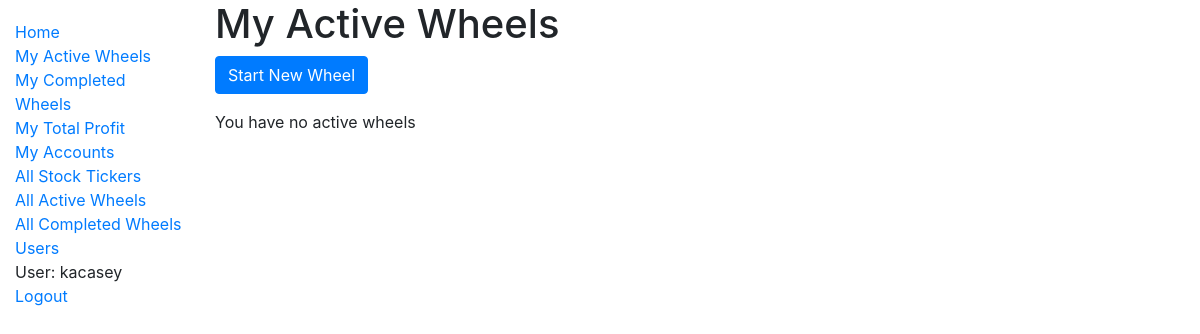
/catalog/my_active_wheels/ (signed in), run on an earlier commit of the app's database.
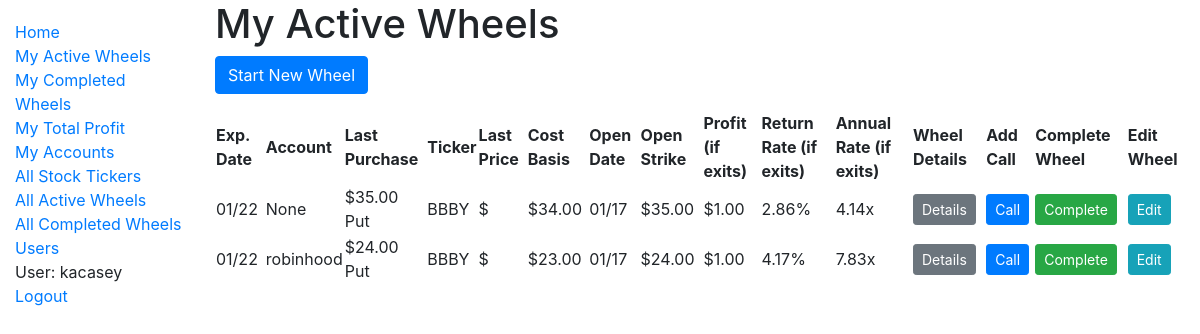
And on a later commit of the database.
### catalog/models.py (models this page shows, shortened)
class OptionWheel(models.Model):
    user = models.ForeignKey(
        settings.AUTH_USER_MODEL,
        on_delete=models.CASCADE,
        db_index=True,
    )
    stock_ticker = models.ForeignKey(
        'StockTicker',
        on_delete=models.CASCADE,
    )
    account = models.ForeignKey(
        Account,
        on_delete=models.SET_NULL,
        db_index=True,
        blank=True,
        null=True,
    )
    quantity = models.IntegerField(default=1)
    is_active = models.BooleanField(db_index=True)
    total_profit = models.DecimalField(max_digits=12, decimal_places=2, default=None, null=True)
    total_days_active = models.IntegerField(default=None, null=True)
    collatoral = models.DecimalField(max_digits=12, decimal_places=2, default=None, null=True)
    def get_all_option_purchases(self):
         return OptionPurchase.objects.filter(option_wheel=self.id).order_by('-expiration_date', '-purchase_date')
    def get_first_option_purchase(self):
        return OptionPurchase.objects.filter(option_wheel=self.id).order_by('purchase_date', 'expiration_date').first()
    def get_last_option_purchase(self):
        return OptionPurchase.objects.filter(option_wheel=self.id).order_by('purchase_date', 'expiration_date').last()
    def get_open_date(self):
        first = self.get_first_option_purchase()
        if first:
            return first.purchase_date.date()
        return datetime.min.date()
    def get_expiration_date(self):
        last_purchase = self.get_last_option_purchase()
        if last_purchase:
            return last_purchase.expiration_date
        return datetime.max.date()
    def is_expired(self):
        if not self.is_active:
            return False
        now = datetime.now()
        today = now.date()
        if now.hour >= MARKET_CLOSE_HOUR:
            return self.get_expiration_date() <= today
        return self.get_expiration_date() < today
    def get_cost_basis(self):
        purchases = self.get_all_option_purchases()
        if not purchases:
            return 'N/A'
        revenue = sum(purchase.premium for purchase in purchases)
        first_purchase = self.get_first_option_purchase()
        return first_purchase.strike - revenue
    def add_purchase_data(self):
        purchases = self.get_all_option_purchases()
        if purchases:
            cost_basis = self.get_cost_basis()
            first_purchase = self.get_first_option_purchase()
            last_purchase = self.get_last_option_purchase()
            profit_if_exits_here = last_purchase.strike - cost_basis
            days_active_so_far = busday_count_inclusive(
                first_purchase.purchase_date.date(),
                last_purchase.expiration_date,
            )
            decimal_rate_of_return = float(profit_if_exits_here / first_purchase.strike)
            annualized_rate_of_return_if_exits_here = compute_annualized_rate_of_return(decimal_rate_of_return, 1, days_active_so_far)
            self.cost_basis = cost_basis
            self.profit_if_exits_here = profit_if_exits_here
            self.days_active_so_far = days_active_so_far
            self.decimal_rate_of_return = decimal_rate_of_return
            self.annualized_rate_of_return_if_exits_here = annualized_rate_of_return_if_exits_here
            self.open_date = self.get_open_date().strftime('%m/%d')
            self.open_strike = first_purchase.strike
            self.expiration_date = self.get_expiration_date().strftime('%m/%d')
            self.last_purchase = last_purchase
            self.expired = self.is_expired()
            self.current_price = get_current_price(self.stock_ticker.name)
            self.purchases = purchases

class OptionPurchase(models.Model):
    user = models.ForeignKey(
        settings.AUTH_USER_MODEL,
        on_delete=models.CASCADE,
        db_index=True,
    )
    option_wheel = models.ForeignKey(
        'OptionWheel',
        on_delete=models.CASCADE,
        db_index=True,
    )
    purchase_date = models.DateTimeField()
    expiration_date = models.DateField()
    strike = models.DecimalField(max_digits=12, decimal_places=2)
    price_at_date = models.DecimalField(max_digits=12, decimal_places=2)
    premium = models.DecimalField(max_digits=12, decimal_places=2)
    class CallOrPut(models.TextChoices):
        CALL = 'C', _('Call')
        PUT = 'P', _('Put')
    call_or_put = models.CharField(
        max_length=1,
        choices=CallOrPut.choices,
        default=CallOrPut.PUT,
    )

class StockTicker(models.Model):
    name = models.CharField(max_length=200, help_text='Enter a ticker, like TSLA.', unique=True, db_index=True)
    class StockRecommendation(models.TextChoices):
        NONE = 'NO', _('None')
        STABLE = 'ST', _('Stable Choice')
        HIGHVOLATILITY = 'HV', _('High Volatility')
    recommendation = models.CharField(
        max_length=2,
        choices=StockRecommendation.choices,
        default=StockRecommendation.NONE,
    )
    def __str__(self):
        return self.name
    class Meta:
        ordering = ["name"]

class Account(models.Model):
    user = models.ForeignKey(
        settings.AUTH_USER_MODEL,
        on_delete=models.CASCADE,
        db_index=True,
    )
    name = models.CharField(max_length=50, help_text='Enter an account name, like Robinhood.', db_index=True)
    def __str__(self):
        return self.name
    class Meta:
        ordering = ["name"]

### catalog/views.py (the view)
# urls.py: path('my_active_wheels/', views.my_active_wheels, name='my-active-wheels'),
@login_required
def my_active_wheels(request):
    user = request.user
    wheels = OptionWheel.objects.filter(user=user, is_active=True)
    for wheel in wheels:
        wheel.add_purchase_data()
    context = {'wheel_user': user}
    context["wheels"] = wheels
    return render(request, 'active_wheels.html', context=context)

### catalog/business_day_count.py (called while the page is built)
def busday_count_inclusive(start_date, end_date):
  C = pandas.offsets.CustomBusinessDay(calendar=USFederalHolidayCalendar())
  if (start_date == end_date):
  	return 1
  pandas_result = (pandas.DataFrame(index=pandas.to_datetime([start_date, end_date]))
      .resample(C, closed='right')
      .asfreq()
      .index
      .size)
  return pandas_result

### catalog/option_price_computation.py (called while the page is built)
def compute_annualized_rate_of_return(profit_decimal, odds, days, profit_decimal_fail_case=0):
    if days < 5:
        days = 5
    rate_of_return_success_case = 1 + profit_decimal
    rate_of_return_fail_case = 1 + profit_decimal_fail_case
    effective_rate_of_return = rate_of_return_success_case * odds + rate_of_return_fail_case * (1 - odds)
    return effective_rate_of_return ** (BUSINESS_DAYS_IN_YEAR / days)

### catalog/templatetags/filter_tags.py (called while the page is built)
@register.filter
def percentage(value):
    try:
        return '{:.2%}'.format(value)
    except (ValueError, TypeError):
        return value

@register.filter
def call_or_put(value):
    if value == 'P':
        return 'Put'
    elif value == 'C':
        return 'Call'
    return value

### catalog/templates/active_wheels.html
{% extends "base_generic.html" %}
{% block content %}
  {% if user.is_authenticated and user.id == wheel_user.id %}
    <h1>My Active Wheels</h1>
    <p><a type="button" class="btn btn-primary" href="{% url 'wheel-create' %}">Start New Wheel</a></p>
  {% else %}
    <h1>Active Wheels for {{ wheel_user }}</h1>
  {% endif %}
  {% if wheels %}
    {% include '_base_wheel_table.html' with wheels=wheels active=True %}
  {% else %}
    <p>You have no active wheels</p>
  {% endif %}
{% endblock %}

### catalog/templates/_base_wheel_table.html (shortened to what this page needs)
{% load filter_tags %}
<div>
  <table class="display compact wheel_table" style="width:100%">
    <thead>
      <tr>
        <th>Exp. Date</th>
        <th>Account</th>
        <th>Last Purchase</th>
        <th>Ticker</th>
        <th>Last Price</th>
        <th>Cost Basis</th>
        <th>Open Date</th>
        <th>Open Strike</th>
        <th>Profit{% if active %} (if exits){% endif %}</th>
        <th>Return Rate{% if active %} (if exits){% endif %}</th>
        <th>Annual Rate{% if active %} (if exits){% endif %}</th>
        <th>Wheel Details</th>
        {% if active and not all %}
          <th>Add Call</th>
          <th>Complete Wheel</th>
          <th>Edit Wheel</th>
        {% endif %}
      </tr>
    </thead>
    <tbody>
      {% for row in wheels %}
        <tr>
          <td>
            {{ row.expiration_date }}
          </td>
          <td>
            {{ row.account }}
          </td>
          <td>
            ${{ row.last_purchase.strike }} {{ row.last_purchase.call_or_put | call_or_put }}
          </td>
          <td>
            {{ row.stock_ticker }}
          </td>
          <td>
            ${{ row.current_price | floatformat:2 }}
          </td>
          <td>
            ${{ row.cost_basis }}
          </td>
          <td>
            {{ row.open_date }}
          </td>
          <td>
            ${{ row.open_strike }}
          </td>
          <td>
            ${{ row.profit_if_exits_here }}
          </td>
          <td>
            {{ row.decimal_rate_of_return | percentage }}
          </td>
          <td data-order={{ row.annualized_rate_of_return_if_exits_here }}>
            {{ row.annualized_rate_of_return_if_exits_here | floatformat:2 }}x
          </td>
          <td>
            <a type="button" class="btn btn-secondary btn-sm" href="{% url 'wheel-detail' pk=row.pk %}">Details</a>
          </td>
          {% if active and not all %}
            <td>
              <a type="button" class="btn btn-primary btn-sm" href="{% url 'purchase-create' wheel_id=row.pk %}">Call</a>
            </td>
            <td>
              <a type="button" class="btn btn-success btn-sm" href="{% url 'wheel-complete' pk=row.pk %}?next={{ request.path|urlencode }}">Complete</a>
            </td>
            <td>
              <a type="button" class="btn btn-info btn-sm" href="{% url 'wheel-update' pk=row.pk %}">Edit</a>
            </td>
          {% endif %}
        </tr>
      {% endfor %}
    </tbody>
  </table>
</div>

What changed in the data, as far as the page shows it:
added OptionWheel: expiration_date "01/22", account "None", last_purchase.strike "35.00", last_purchase.call_or_put|call_or_put "Put", stock_ticker "BBBY", cost_basis "34.00", open_date "01/17", open_strike "35.00", profit_if_exits_here "1.00", decimal_rate_of_return|percentage "2.86%", annualized_rate_of_return_if_exits_here "4.14"
added OptionWheel: expiration_date "01/22", account "robinhood", last_purchase.strike "24.00", last_purchase.call_or_put|call_or_put "Put", stock_ticker "BBBY", cost_basis "23.00", open_date "01/17", open_strike "24.00", profit_if_exits_here "1.00", decimal_rate_of_return|percentage "4.17%", annualized_rate_of_return_if_exits_here "7.83"
Also different on the page:
text no longer shown: "You have no active wheels"
text now shown: "Exp. Date Account Last Purchase Ticker Last Price Cost Basis Open Date Open Strike Profit (if exits) Return Rate (if exits) Annual Rate (if exits) Wheel Details Add Call Complete Wheel Edit Wheel"
